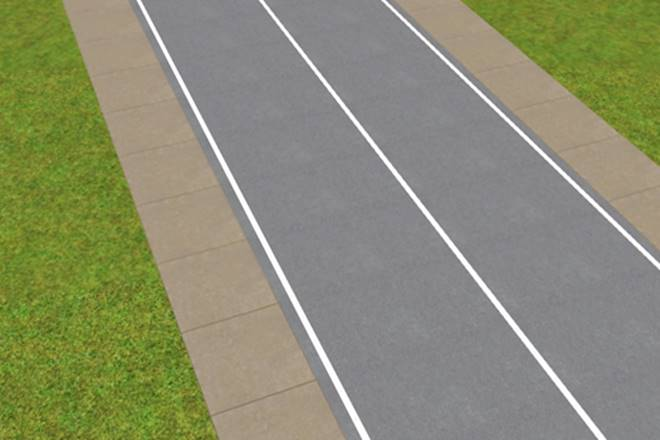
//> input picture odev/white-line.jpg, 660 x 440 px
$ ./main   (built with g++ and OpenCV 4)
//> lines starting //> are read from the running program, lines starting //| are printed output that depends on the picture; after the words box and inside, x2 and y2 are one past the last pixel; in counts of white or black regions, pixels touching at a corner belong together
#include <opencv2/core/core.hpp>
#include <opencv2/imgcodecs/imgcodecs.hpp>
#include <opencv2/highgui/highgui.hpp>
#include "opencv2/imgproc/imgproc.hpp"
#include <iostream>
#include "opencv2/imgcodecs.hpp"
#include <stdio.h>
#include <stdlib.h>


using namespace cv;
Mat src, src_gray , src_gray2;
Mat dst, detected_edges;
int lowThreshold = 0;
const int max_lowThreshold = 120;
const int ratio = 3;// 2:1 ile 3:1 arasında olması gerektıgı ıcın 3 secıyoruz
const int kernel_size = 3;//uygun kernel degeri
const char* window_name = "Canny";
RNG rng(0);
void thresh_callback(int, void* );
static void CannyThreshold(int, void*);

int main(  )
{
    Mat src2=imread("/home/masumpanda/CLionProjects/odev/white-line.jpg");
//> src2 is the input picture: 440 rows x 660 cols, CV_8UC3; mean B, G, R 113, 140.2, 138
    src = imread("/home/masumpanda/CLionProjects/odev/white-line.jpg"); // Load an image
    dst.create( src.size(), src.type() );//aynı boyutta bir matris olusturduk
    cvtColor( src, src_gray, COLOR_BGR2GRAY );//resimi gri ediyoruz
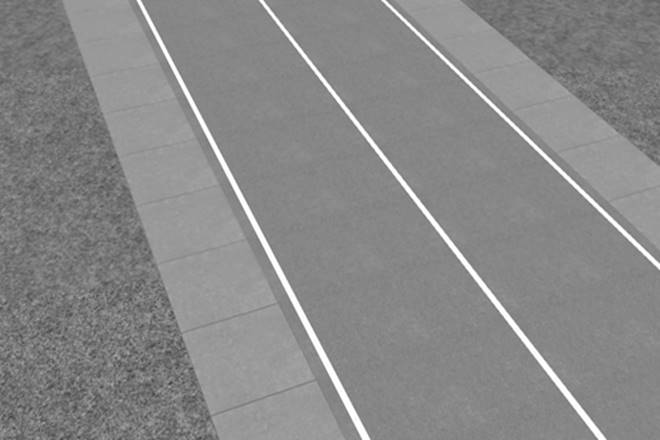
//> src_gray: 440 rows x 660 cols, CV_8UC1; min 63, max 255, mean 136.4
    cvtColor( src2, src_gray2, COLOR_BGR2GRAY );
    namedWindow( window_name, WINDOW_AUTOSIZE );
    createTrackbar( "Min Threshold:", window_name, &lowThreshold, max_lowThreshold, CannyThreshold );
    createTrackbar( "Min Threshold:", window_name, &lowThreshold, max_lowThreshold, thresh_callback );
    CannyThreshold(0, 0);
//> in CannyThreshold, `Canny(detected_edges, detected_edges, lowThreshold, lowThreshold * rat..`:
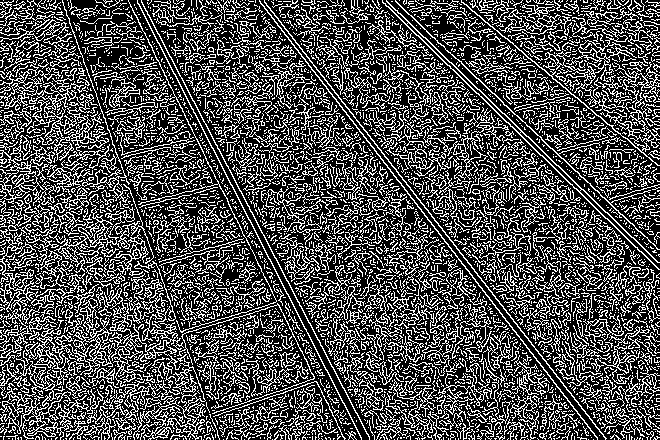
//> detected_edges: 440 rows x 660 cols, CV_8UC1; 30.5% white in thin lines or dots
//> in CannyThreshold, `src.copyTo(dst, detected_edges);`:
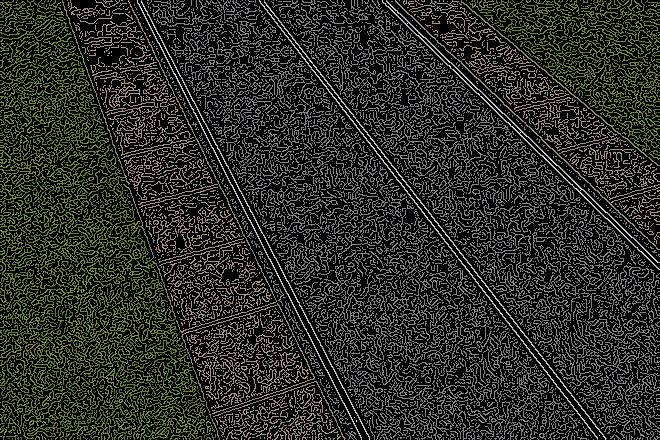
//> dst: 440 rows x 660 cols, CV_8UC3; mean B, G, R 33.6, 42.7, 41.7
    thresh_callback( 0, 0 );
    waitKey(0);
    return 0;
}
void thresh_callback(int, void* )
{
    Mat canny_output;
    Canny( src_gray, canny_output, lowThreshold, lowThreshold*2 );
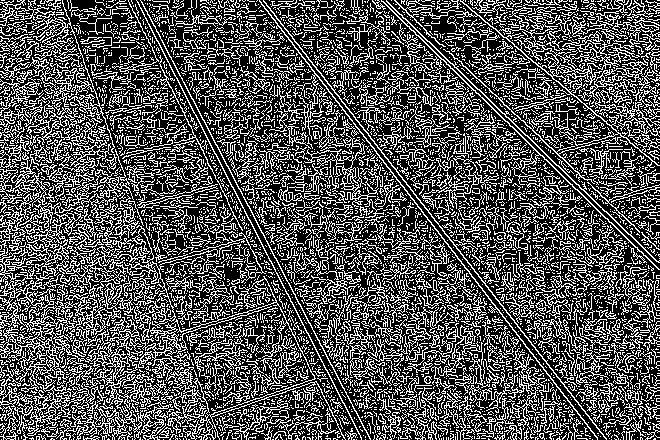
//> canny_output: 440 rows x 660 cols, CV_8UC1; 32.6% white in thin lines or dots
    vector<vector<Point> > contours;
    vector<Vec4i> hierarchy;
    findContours( canny_output, contours, hierarchy, RETR_TREE, CHAIN_APPROX_SIMPLE );
//> contours = 7372 contours, 6847 with area under 20; largest, box (x1, y1, x2, y2) and area: (129, 276, 346, 440) 11378, (0, 149, 173, 440) 10576, (162, 302, 315, 416) 9662, (394, 0, 660, 168) 3656, (59, 195, 219, 341) 2402
    Mat drawing = Mat::zeros( canny_output.size(), CV_8UC3 );
    for( size_t i = 0; i< contours.size(); i++ )
    {
        Scalar color = Scalar( rng.uniform(0, 256), rng.uniform(0,256), rng.uniform(0,256) );
        drawContours( drawing, contours, (int)i, color, 2, LINE_8, hierarchy, 0 );
    }
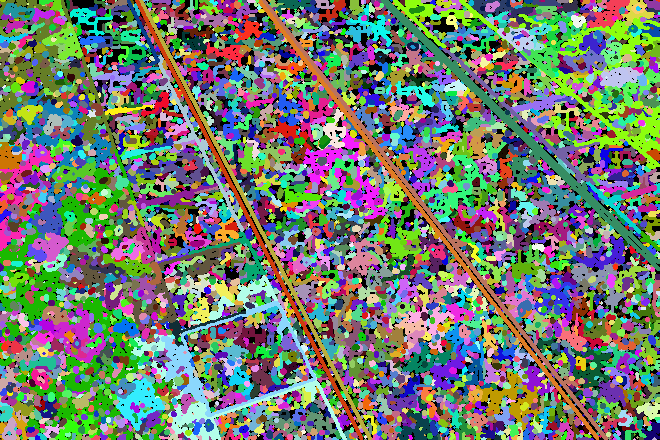
//> drawing: 440 rows x 660 cols, CV_8UC3; mean B, G, R 111.6, 122.6, 114.3
    imshow( "Contours", drawing );
}
static void CannyThreshold(int, void*) {
    blur(src_gray, detected_edges, Size(3, 3));//bulanıklık işlemi ediyordur
    Canny(detected_edges, detected_edges, lowThreshold, lowThreshold * ratio, kernel_size);
    dst = Scalar::all(0);//matris bütün pixsellerini 0 yapıyoruz
    src.copyTo(dst, detected_edges);//dst degerleri detected edges kayıt ediyoruz
    imshow(window_name, dst);

}
